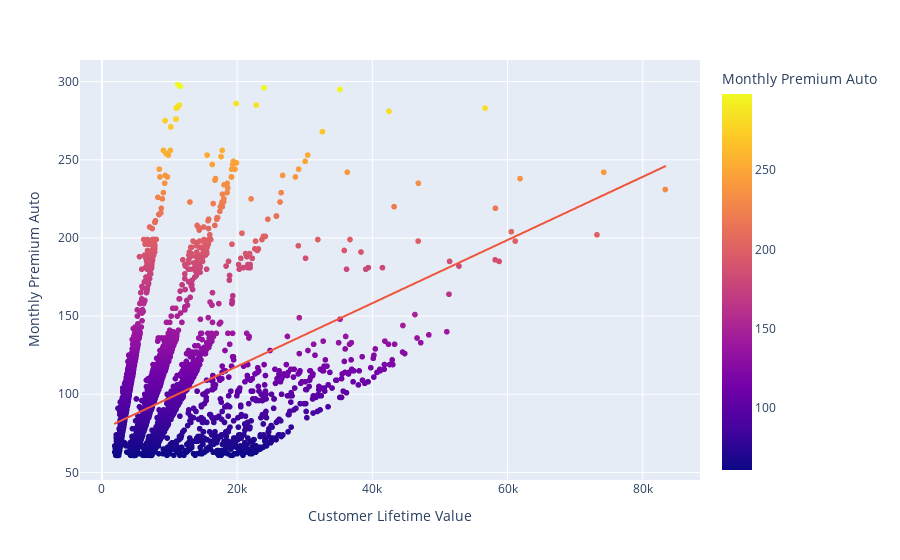

This figure's notebook cell:
### Code cell
# customer lifetime value and insurance premium

px.scatter(train_encoded, 
            x="Customer Lifetime Value", 
            y="Monthly Premium Auto", 
            trendline="ols",
            color="Monthly Premium Auto")

### Figure 1 — Plotly figure (JSON) as saved in the notebook; plotly's stock layout.template omitted (floating-point values rounded to 4 significant figures; data arrays with more than 128 entries replaced by an {"elided": "..."} marker saying what was removed)
{"data": [{"hovertemplate": "Customer Lifetime Value=%{x}<br>Monthly Premium Auto=%{marker.color}<extra></extra>", "legendgroup": "", "marker": {"color": {"elided": "6598 int values"}, "coloraxis": "coloraxis", "symbol": "circle"}, "mode": "markers", "name": "", "showlegend": false, "type": "scattergl", "x": {"elided": "6598 float values"}, "xaxis": "x", "y": {"elided": "6598 int values"}, "yaxis": "y"}, {"hovertemplate": "<b>OLS trendline</b><br>Monthly Premium Auto = 0.00202143 * Customer Lifetime Value + 77.4098<br>R<sup>2</sup>=0.156985<br><br>Customer Lifetime Value=%{x}<br>Monthly Premium Auto=%{y} <b>(trend)</b><extra></extra>", "legendgroup": "", "marker": {"symbol": "circle"}, "mode": "lines", "name": "", "showlegend": false, "type": "scattergl", "x": {"elided": "6598 float values"}, "xaxis": "x", "y": {"elided": "6598 float values"}, "yaxis": "y"}], "layout": {"coloraxis": {"colorbar": {"title": {"text": "Monthly Premium Auto"}}, "colorscale": [[0, "#0d0887"], [0.1111, "#46039f"], [0.2222, "#7201a8"], [0.3333, "#9c179e"], [0.4444, "#bd3786"], [0.5556, "#d8576b"], [0.6667, "#ed7953"], [0.7778, "#fb9f3a"], [0.8889, "#fdca26"], [1, "#f0f921"]]}, "legend": {"tracegroupgap": 0}, "margin": {"t": 60}, "xaxis": {"anchor": "y", "domain": [0, 1], "title": {"text": "Customer Lifetime Value"}}, "yaxis": {"anchor": "x", "domain": [0, 1], "title": {"text": "Monthly Premium Auto"}}}}
